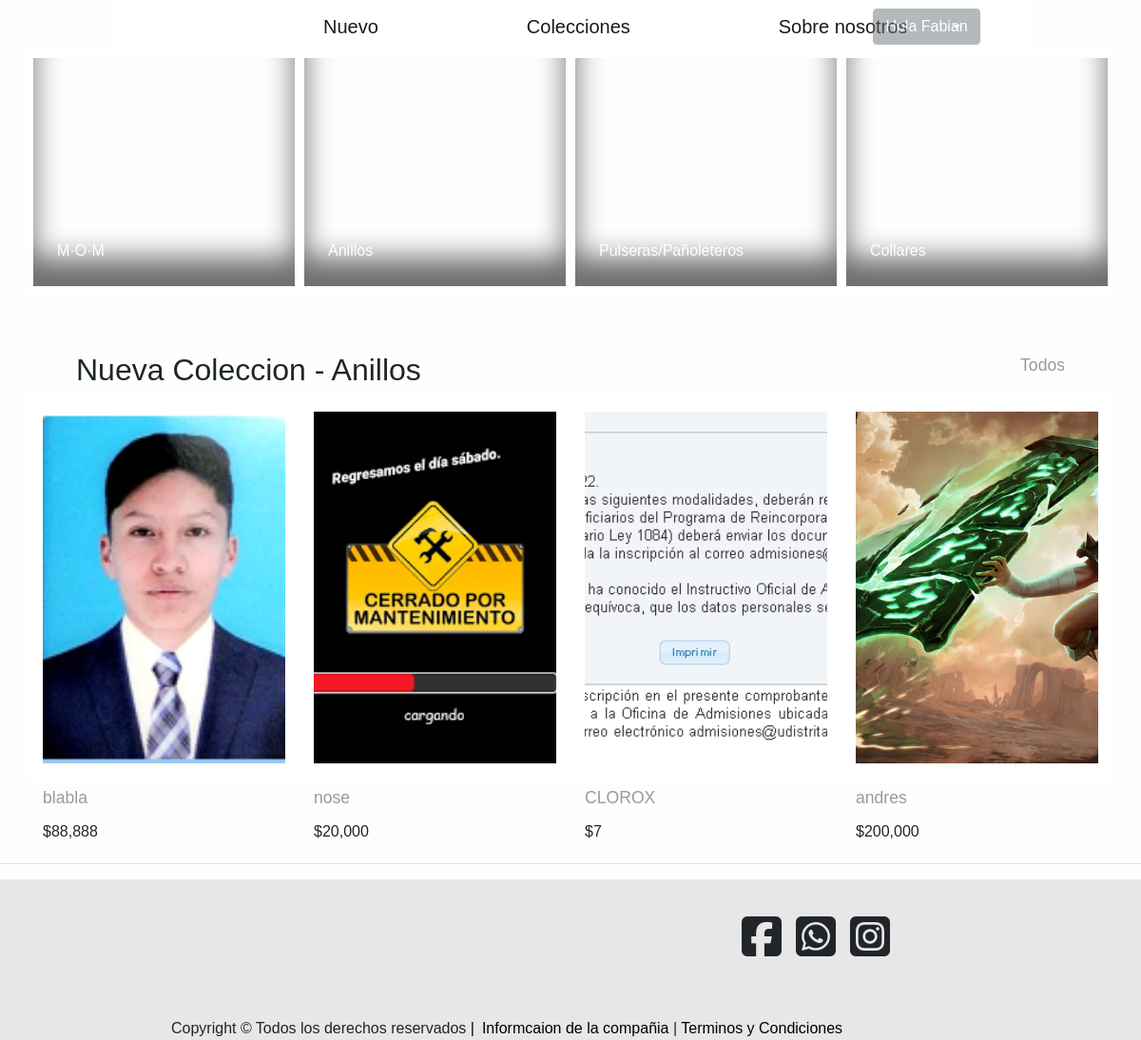
The page /coleccion-anillos.php (signed in) on the database its author committed.
### tables this page shows
CREATE TABLE `users` (
  `id` int(11) NOT NULL,
  `nombre` varchar(80) NOT NULL,
  `contraseña` varchar(200) NOT NULL,
  `correo` varchar(100) NOT NULL,
  `id_rol` int(11) NOT NULL DEFAULT 1
);

CREATE TABLE `productos` (
  `id` int(11) NOT NULL,
  `nombre` varchar(200) NOT NULL,
  `precio` double NOT NULL,
  `imagen_id` varchar(200) NOT NULL,
  `categoria_id` int(11) NOT NULL
);

### coleccion-anillos.php (the view, shortened to what this page needs)
<?php
include('conexion.php');
include_once('header.php');
$sql = "SELECT p.* FROM productos p LEFT JOIN categorias c ON p.categoria_id= c.id WHERE p.categoria_id=35 ";
$llamado = $mbd->prepare($sql);
$llamado->execute();
$descripcion = $llamado->fetchAll();
if (isset($_SESSION["id"])) {
  $id = $_SESSION["id"];
  $sql = "SELECT `id`, `correo`,  `nombre`, `contraseña` FROM `users` WHERE `id`= '$id'";
  $sentencia = $mbd->prepare($sql);
  $sentencia->execute();
  $result = $sentencia->fetch(PDO::FETCH_ASSOC);
  if (count($result) > 0) {
    $users = $result;
  } else {
    echo "Mensaje bla bla bla";
  }
}
?>
<body>
  <header>
    <nav class="navbar navbar-expand-lg navbar-light  mx-auto">
      <a class="navbar-brand  ml-5" href="nuevo.php">Nuevo</a>
      <div class="collapse navbar-collapse" id="navbarTogglerDemo02">
        <ul class="navbar-nav mr-auto mt-2 mt-lg-0">
          <li class="nav-item active">
            <a class="navbar-brand" href="#">Colecciones<span class="sr-only">(current)</span></a>
          </li>
          <li class="nav-item">
            <a class="navbar-brand" href="#">Sobre nosotros</a>
          </li>
        </ul>
        <div class="d-grid gap-2  ml-5">
          <?php if (!empty($users)) : ?>
            <div class="btn-group">
            <button style="opacity: 0.5;" type="button" class="btn btn-secondary dropdown-toggle" data-toggle="dropdown" aria-haspopup="true" aria-expanded="false">
            Hola <?= $users["nombre"];
            ?>
            </button>
          </div>
            <?php else :  ?>
              <p style="display: inline; color:lightslategray"><?= "Ingresar" ?></p>
              <a style="display: inline-flex; color:lightslategray" href="/Pulseras/admin.php"><i class="fal fa-user icono"></i> </a>
            <?php endif ?>
        </div>
      </div>
    </nav>
  </header>
  <div style="cursor: pointer;"  class="section--divider">
    <div class="container">
      <div class="row">
      <a class="catalogo1 catalogos" href="coleccion-amigos.php"><div >M·O·M</div></a>
       <a class="catalogo2 catalogos" href="coleccion-anillos.php"> <div >Anillos</div></a>
      <a class="catalogo3 catalogos " href="coleccion-pulseras.php">  <div >Pulseras/Pañoleteros</div></a>
      <a class="catalogo4 catalogos" href="coleccion-collares.php">  <div >Collares</div></a>
      </div>
    </div>
  </div>
  <div style="display: inline; margin:90px ">
    <div>
      <h2 style="float: left;margin-left: 80px; ">Nueva Coleccion - Anillos</h2>
    </div>
    <div>
      <P style="float: right;margin-right: 80px; ">Todos</P><br>
    </div>
  </div>
  <div class="section--divider">
    <div class="container">
      <div class="row">
        <?php
        foreach ($descripcion as $producto):
        ?>
        <div>
          <div style="background-image:url(imagenes/productos/<?= $producto["imagen_id"]?>)" class="muestras ">
          </div>
          <div class="precios">
            <p><?=$producto["nombre"]?></p>
            <h6>$<?= number_format(floatval($producto["precio"]))?></h6>
          </div>
        </div>
        <?php
        endforeach;
        ?>
      </div>
    </div>
  </div>
  <hr />
  <footer>
    <div class="container-footer">
      <div class="img-icono">
        <div class="colum1">
          <div class="icono-face">
            <a href=""><i class="fab fa-facebook-square iconos-footer"></i></a>
          </div>
          <div class="icono-whats">
            <a href=""><i class="fab fa-whatsapp-square iconos-footer"></i></a>
          </div>
          <div class="icono-ins">
            <a href=""><i class="fab fa-instagram-square iconos-footer"></i></a>
          </div>
        </div>
      </div>
      <div class="footer-copy">
        <div class="copy mr-2">
          Copyright © Todos los derechos reservados <a style="color: black;" href="">|</a>
        </div>
        <div class="informacion">
          <a style="color: black;" href="sobre_nosotros.php"> Informcaion de la compañia </a> | <a style="color: black;" href="">Terminos y Condiciones</a>
        </div>
      </div>
    </div>
  </footer>
</body>
</html>

### style.css (style rules this page uses)
body { background-color:rgb(253, 255, 255); font-family: "DIN Next", sans-serif; }
p { font-weight: bold; margin-bottom: 10px; }
.catalogos { padding-bottom: 25px; padding-left: 25px; border: #ffffff 5px solid; height: 250px; width: 25%; display: inline-flex; margin: 0px; background-size: cover; background-position: center; align-items: flex-start; flex-direction: column; justify-content: flex-end; color: white; box-shadow: 0px -30px 30px 0px rgb(109, 109, 109) inset; margin-bottom: 40px; }
.muestras { padding-bottom: 25px; padding-left: 25px; border: #ffffff 15px solid; height: 400px; width: 285px; display: inline-flex; background-size: cover; background-position: center; align-items: flex-start; flex-direction: column; justify-content: flex-end; }
.precios { margin-left: 15px; }
footer { background-color: white; width: 100%; margin: auto; }
.footer-copy { display: flex; margin-top: 60px; margin-left: 15%; }
.img-icono { display: flex; }
.colum1 { margin-left: 50%; margin-top: 3%; display: flex; }
.iconos-footer { font-size: 300%; }
.icono-whats { margin-left: 15px; }
.icono-ins { margin-left: 15px; }
nav { width: 80%; background-color:white; }
.dropdown-toggle::after { display: block; position: absolute; top: 50%; right: 20px; transform: translateY(-50%); }
p { font-family: 'Poppins', sans-serif; font-size: 1.1em; font-weight: 300; line-height: 1.7em; color: #999; }
a, a:hover, a:focus { color: inherit; text-decoration: none; transition: all 0.3s; }
.navbar-brand { margin-left: 140px; }
.btn-group { right: 100px; }
.container-footer { background-color: #e7e7e7; }

### rows shown on the page
users: nombre "Fabian"
productos: imagen (picture), nombre "blabla", precio "88,888"
productos: imagen (picture), nombre "nose", precio "20,000"
productos: imagen (picture), nombre "CLOROX", precio "7"
productos: imagen (picture), nombre "andres", precio "200,000"
